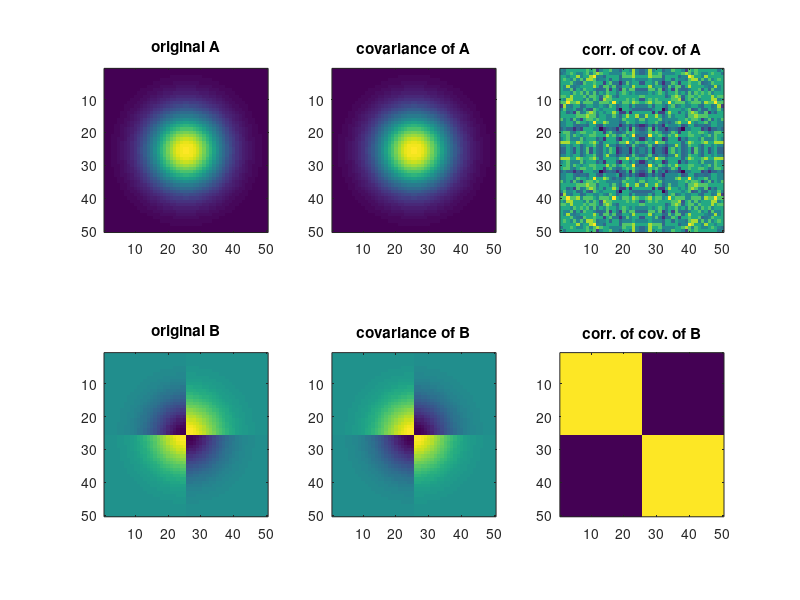

Write MATLAB code to recreate this figure.
%%%%%%%%%%%%%%%%%%%%%%%%%%%%%%%%%%%%%%%%%%%%%%%%%%%%%%%%%%%%%%%%%%%%%%%%%%%%%%%%
%                                                                              %
%                          Second-Order Isomporphism                           %
%                                                                              %
%                              Juan Ignacio Mendoza Garay and Yorgos Diapoulis %
%                                   Music Department - University of Jyv?skyl? %
%                                                                  March, 2016 %
%                                                                              %
%%%%%%%%%%%%%%%%%%%%%%%%%%%%%%%%%%%%%%%%%%%%%%%%%%%%%%%%%%%%%%%%%%%%%%%%%%%%%%%%

% This script has been tested with Matlab R2015a

% ==============================================================================
% Description:

% This script shows the workings of second order isomorphism.

% ==============================================================================
% Initialisation:

clc
clear
close all

% ==============================================================================

W = 50; % <--- input size of matrix

% ------------------------------------------------------------------------------
% comment/uncomment the options:

%...............................................................................
% original_A = magic(W);
% %...............................................................................
% original_B = kron(...
%               [3 2 1 2 3;
%               3 4 1 1 2;
%               1 2 4 1 5;
%               1 2 4 5 5;
%               12 4 2 1 2]...
%               ,ones(W/5));
%...............................................................................     
[gauss_x gauss_y] = meshgrid((-(W-1)/2):((W-1)/2), (-(W-1)/2):((W-1)/2));
gauss_bell = exp( -((2*pi*gauss_x/W).^2) / 2 - ((2*pi*gauss_y/W).^2) / 2); % gaussian bell

original_A = gauss_bell;
original_B = gauss_bell .* (kron([-1, 1; 1,  -1],ones(W/2))); % gaussian tapered checkerboard kernel (c.f. Foote & Cooper, 2003)
% ------------------------------------------------------------------------------

cov_A = cov(original_A);
corrcoef_cov_A = corrcoef(cov_A);

cov_B = cov(original_B);
corrcoef_cov_B = corrcoef(cov_B);

clc
R = corrcoef(corrcoef_cov_A,corrcoef_cov_B)

% ------------------------------------------------------------------------------

scrsz = get(groot,'ScreenSize');
fig = figure('Position',[1 scrsz(4)/2 scrsz(3) scrsz(4)/2]); 

subplot(2,3,1)
imagesc(original_A)
axis square
title('original A')
subplot(2,3,2)
imagesc(cov_A)
axis square
title('covariance of A')
subplot(2,3,3)
imagesc(corrcoef_cov_A)
axis square
title('corr. of cov. of A')

subplot(2,3,4)
imagesc(original_B)
axis square
title('original B')
subplot(2,3,5)
imagesc(cov_B)
axis square
title('covariance of B')
subplot(2,3,6)
imagesc(corrcoef_cov_B)
axis square
title('corr. of cov. of B')

